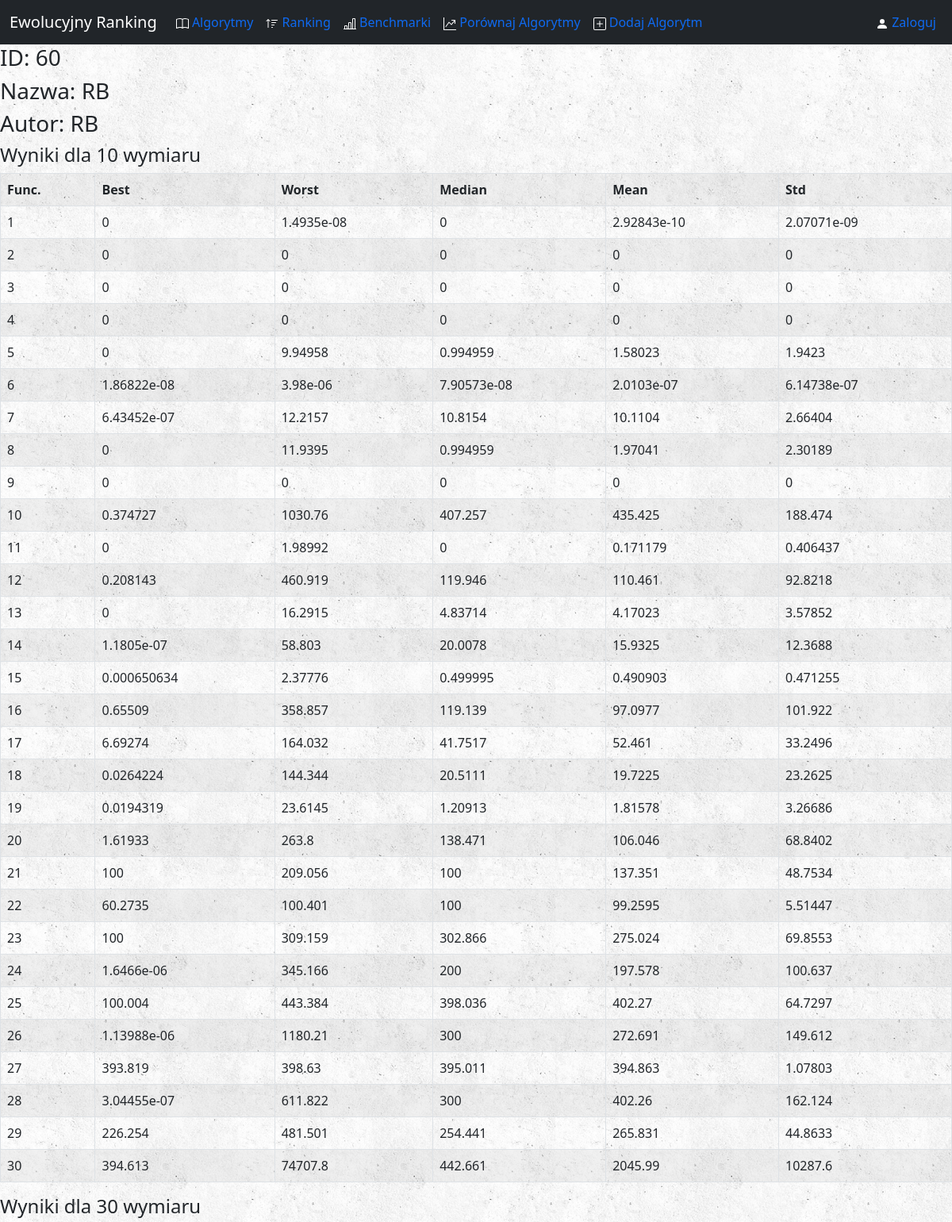
Page /algorithms/60/ (upper part) on the committed database.
### algorithms/models.py (models this page shows, shortened)
class Algorithm(models.Model):
    name = models.CharField(max_length = 40, unique = True)
    author = models.CharField(max_length = 30)  # nick użytkownika serwisu
    alg_file = models.FileField(upload_to='zip_files/')
    counted = models.BooleanField(default = False)
    num_of_fun = models.IntegerField(default = 0)
    SE = models.FloatField(default = 0)
    SR = models.FloatField(default = 0)
    score1 = models.FloatField(default = 0)
    score2 = models.FloatField(default = 0)
    total_score = models.FloatField(default = 0)

class Outcome(models.Model):
    algorithm = models.ForeignKey(Algorithm, on_delete = models.CASCADE)
    dimension = models.IntegerField()
    function = models.IntegerField()
    best = models.CharField(max_length = 30)
    worst = models.CharField(max_length = 30)
    median = models.CharField(max_length = 30)
    mean_float = models.FloatField()
    mean_str = models.CharField(max_length = 30)
    std = models.CharField(max_length = 30)

### algorithms/views.py (the view, shortened to what this page needs)
# urls.py: path('algorithms/<pk>/', views.DetailView.as_view(), name='detail'),
class DetailView(DetailView):
    model = Algorithm
    template_name = 'algorithms/detail.html'
    def get_context_data(self, **kwargs):
        alg = super().get_object()
        context = super().get_context_data(**kwargs)
        err_message = None
        if not alg.counted:
            try:
                error = serwis.generateResults("media/" + str(alg.alg_file))
            except RuntimeError as ex:
                err_message = ex.args
            context['err_message'] = err_message
        if err_message != None:
            alg.delete()
        return context
    def get_object(self):
        alg = super().get_object()
        return alg

### algorithms/templates/algorithms/detail.html (shortened to what this page needs)
{% extends 'algorithms/base.html' %}
{% block body %}
{% load static %}
{% if algorithm.id is not None and err_message is None %}
    <h3>ID: {{ algorithm.id }} </h3>
    <h3>Nazwa: {{ algorithm.name }}  </h3>
    <h3>Autor: {{ algorithm.author }} </h3>
    {% for out in algorithm.outcome_set.all %}
        {% if out.function == 1 %}
            <table class="table table-striped table-hover table-bordered">
                <h4>Wyniki dla {{ out.dimension }} wymiaru</h4>
                    <tr class="table table-striped table-hover">
                        <th>Func.</th>
                        <th>Best</th>
                        <th>Worst</th>
                        <th>Median</th>
                        <th>Mean</th>
                        <th>Std</th>
                    </tr>
        {% endif %}
                <tr class="table table-striped table-hover">
                    <td>{{ out.function }}</td>
                    <td>{{ out.best }}</td>
                    <td>{{ out.worst }}</td>
                    <td>{{ out.median }}</td>
                    <td>{{ out.mean_str }}</td>
                    <td>{{ out.std }}</td>
                </tr>
        {% if out.function == algorithm.num_of_fun %}
            </table>
        {% endif %}
        {% endfor %}
{% else %}
    <h3>Coś poszło nie tak z dodaniem Twojego algorytmu.</h3>
    <h3>Kod błędu: {{ err_message }}</h3>
    <h3>Upewnij się, że Twój plik .zip spełnia wymagania i spróbuj ponownie.</h3>
    <a href="{% url 'algorithms:home' %}">Wróć do strony głównej</a>
{% endif %}
{% endblock %}

### static/css/style.css (style rules this page uses)
body { background: white url("../images/background.png"); }

### rows in the picture
Algorithm: id "60", name "RB", author "RB"
Outcome: dimension "10", function "1", best "0", worst "1.4935e-08", median "0", mean_str "2.92843e-10", std "2.07071e-09"
Outcome: function "2", best "0", worst "0", median "0", mean_str "0", std "0"
Outcome: function "3", best "0", worst "0", median "0", mean_str "0", std "0"
Outcome: function "4", best "0", worst "0", median "0", mean_str "0", std "0"
Outcome: function "5", best "0", worst "9.94958", median "0.994959", mean_str "1.58023", std "1.9423"
Outcome: function "6", best "1.86822e-08", worst "3.98e-06", median "7.90573e-08", mean_str "2.0103e-07", std "6.14738e-07"
Outcome: function "7", best "6.43452e-07", worst "12.2157", median "10.8154", mean_str "10.1104", std "2.66404"
Outcome: function "8", best "0", worst "11.9395", median "0.994959", mean_str "1.97041", std "2.30189"
Outcome: function "9", best "0", worst "0", median "0", mean_str "0", std "0"
Outcome: function "10", best "0.374727", worst "1030.76", median "407.257", mean_str "435.425", std "188.474"
Outcome: function "11", best "0", worst "1.98992", median "0", mean_str "0.171179", std "0.406437"
Outcome: function "12", best "0.208143", worst "460.919", median "119.946", mean_str "110.461", std "92.8218"
Outcome: function "13", best "0", worst "16.2915", median "4.83714", mean_str "4.17023", std "3.57852"
Outcome: function "14", best "1.1805e-07", worst "58.803", median "20.0078", mean_str "15.9325", std "12.3688"
Outcome: function "15", best "0.000650634", worst "2.37776", median "0.499995", mean_str "0.490903", std "0.471255"
Outcome: function "16", best "0.65509", worst "358.857", median "119.139", mean_str "97.0977", std "101.922"
Outcome: function "17", best "6.69274", worst "164.032", median "41.7517", mean_str "52.461", std "33.2496"
Outcome: function "18", best "0.0264224", worst "144.344", median "20.5111", mean_str "19.7225", std "23.2625"
Outcome: function "19", best "0.0194319", worst "23.6145", median "1.20913", mean_str "1.81578", std "3.26686"
Outcome: function "20", best "1.61933", worst "263.8", median "138.471", mean_str "106.046", std "68.8402"
Outcome: function "21", best "100", worst "209.056", median "100", mean_str "137.351", std "48.7534"
Outcome: function "22", best "60.2735", worst "100.401", median "100", mean_str "99.2595", std "5.51447"
Outcome: function "23", best "100", worst "309.159", median "302.866", mean_str "275.024", std "69.8553"
Outcome: function "24", best "1.6466e-06", worst "345.166", median "200", mean_str "197.578", std "100.637"
Outcome: function "25", best "100.004", worst "443.384", median "398.036", mean_str "402.27", std "64.7297"
Outcome: function "26", best "1.13988e-06", worst "1180.21", median "300", mean_str "272.691", std "149.612"
Outcome: function "27", best "393.819", worst "398.63", median "395.011", mean_str "394.863", std "1.07803"
Outcome: function "28", best "3.04455e-07", worst "611.822", median "300", mean_str "402.26", std "162.124"
Outcome: function "29", best "226.254", worst "481.501", median "254.441", mean_str "265.831", std "44.8633"
Outcome: function "30", best "394.613", worst "74707.8", median "442.661", mean_str "2045.99", std "10287.6"
Outcome: dimension "30"
